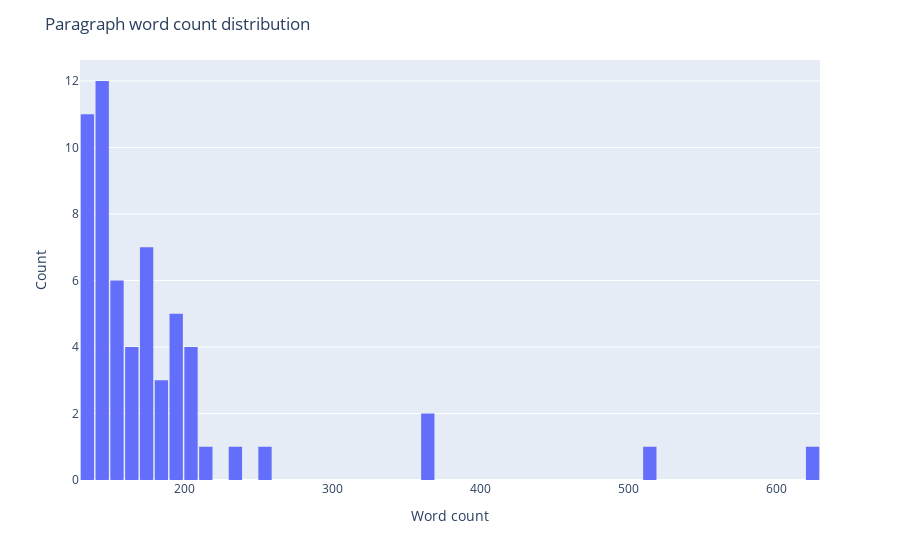

Write notebook code for a chart like this one.
### Code cell
fig = px.histogram(df_inspect_higher, x="max_paragraph_size", nbins=50)
fig.update_layout(
    title_text="Paragraph word count distribution",
    xaxis_title_text="Word count",
    yaxis_title_text="Count",
    bargap=0.1,
)

fig.show()

### Figure 1 — Plotly figure (JSON) as saved in the notebook; plotly's stock layout.template omitted (floating-point values rounded to 4 significant figures)
{"data": [{"alignmentgroup": "True", "bingroup": "x", "hovertemplate": "max_paragraph_size=%{x}<br>count=%{y}<extra></extra>", "legendgroup": "", "marker": {"color": "#636efa", "pattern": {"shape": ""}}, "name": "", "nbinsx": 50, "offsetgroup": "", "orientation": "v", "showlegend": false, "type": "histogram", "x": [624, 510, 364, 362, 258, 230, 215, 209, 207, 206, 206, 199, 199, 199, 198, 192, 189, 184, 183, 178, 178, 178, 178, 177, 172, 172, 165, 163, 162, 161, 156, 155, 155, 152, 151, 150, 147, 146, 146, 145, 145, 144, 144, 144, 144, 144, 143, 142, 138, 138, 136, 136, 135, 134, 134, 133, 133, 132, 131], "xaxis": "x", "yaxis": "y"}], "layout": {"bargap": 0.1, "barmode": "relative", "legend": {"tracegroupgap": 0}, "margin": {"t": 60}, "title": {"text": "Paragraph word count distribution"}, "xaxis": {"anchor": "y", "domain": [0, 1], "title": {"text": "Word count"}}, "yaxis": {"anchor": "x", "domain": [0, 1], "title": {"text": "Count"}}}}
